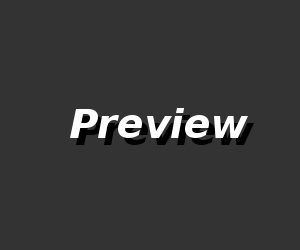
#> input picture packages/app/maya_layout/maya-2018/scripts/layout_inventory/img/preview.png, 300 x 250 px
$ python -i Database.py   (imports and definitions only)   (Python 2 division)   (older library calls are emulated)
#> lines starting #> are read from the running program, lines starting #| are printed output that depends on the picture
### packages/app/katana/6.0/scripts/dxTactic/dxConfig.py
# -*- coding: utf-8 -*-
import sys
import os
import platform

BACKSTAGE_PATH='/backstage'
if os.getenv('BACKSTAGE_PATH'):
    BACKSTAGE_PATH=os.getenv('BACKSTAGE_PATH')

dxConfigInfo = {'KOR':{'DB_IP'     : '10.0.0.12:27017',
                   #'DB_IP'     : '10.0.0.12:27017, 10.0.0.13:27017',
                   'TACTIC_IP' : '10.0.0.51',
                   'TRACTOR_KATANA_IP' : ['10.10.10.71', '10.0.0.35' ],
                   'TRACTOR_IP': '10.10.10.71',
                   'TRACTOR_CACHE_IP': '10.0.0.25',
                   'TRACTOR_REDSHIFT_IP': '10.0.0.25',
                   'TRACTOR_NUKE_IP': ['10.0.0.106', '10.0.0.35'],
                   'TRACTOR_PORT': 80,
                   'TRACTOR_API': {
                       'Linux': '{}/apps/Tractor/applications/linux/Tractor-2.2/lib/python2.7/site-packages'.format(BACKSTAGE_PATH),
                       'Windows': '{}/apps/Tractor/applications/win64/Tractor-2.2/lib/python2.7/Lib/site-packages'.format(BACKSTAGE_PATH),
                       'Darwin': '{}/apps/Tractor/applications/linux/Tractor-2.2/lib/python2.7/site-packages'.format(BACKSTAGE_PATH),
                       },
                   'ASSETLIB_PATH' : '/assetlib/reference'
                   },

            'CHN':{'DB_IP'     : '11.0.0.12:27017',
                   'TACTIC_IP' : '220.73.45.241',
                   'TRACTOR_KATANA_IP' : ['11.0.2.20'],
                   'TRACTOR_IP': '11.0.2.20',
                   'TRACTOR_CACHE_IP': '11.0.2.20',
                   'TRACTOR_REDSHIFT_IP': '11.0.2.20',
                   'TRACTOR_NUKE_IP': ['11.0.2.20'],
                   'TRACTOR_PORT': 80,
                   'TRACTOR_API': {
                            'Linux': '{}/apps/tractor/linux/Tractor-2.2/lib/python2.7/site-packages'.format(BACKSTAGE_PATH),
                            'Windows': '{}/apps/tractor/win64/Tractor-2.2/lib/python2.7/Lib/site-packages'.format(BACKSTAGE_PATH)
                        },
                   'ASSETLIB_PATH' : '/netapp/assetlib'
                   }
            }

def getHouse():
    try:
        house = os.environ['SITE']
        return house

    except KeyError:
        # IF NO ENV THEN GET IP ADDRESS TO CHECK SITE
        import socket

        s = socket.socket(socket.AF_INET, socket.SOCK_DGRAM)
        s.connect(("8.8.8.8", 80))  # GOOGLE PUBLIC DNS SERVER
        ip_addr = s.getsockname()[0]

        if ip_addr.startswith('10.'):
            house = 'KOR'
        elif ip_addr.startswith('11.'):
            house = 'CHN'
        else:
            try:
                # HARD CODED PING TO KOR DATABASE LOCAL IP ADDRESS TO CHECK SITE
                if sys.platform == 'darwin':
                    cmd = 'ping -c 1 -t 1 10.0.0.12'
                else:
                    cmd = 'timeout 0.1 ping -c 1 10.0.0.12'
                res = os.system(cmd)

                if res == 0:
                    house = 'KOR'
                else:
                    house= 'CHN'
            except:
                house=None

        return house

def getConf(key):
    house = getHouse()
    if key in dxConfigInfo[house]:
        val = dxConfigInfo[house][key]
        if type(val).__name__ == 'dict':
            if platform.system() in val:
                return val[platform.system()]
            else:
                return val
        else:
            return val
    else:
        print("no key")

def getKeyList():
    house = getHouse()
    return dxConfigInfo[house].keys()

### packages/ext/assetbrowser/scripts/core/Database.py
#coding:utf-8
__author__ = "daeseok.chae @ Dexter Studio"
__date__ = "2019.11.14"
__comment__ = '''
    DB Setup
'''

# base module
import getpass
import datetime
import sys
import os

# sys.path.append("/backstage/libs/python_lib")

# using Mongo DB
from pymongo import MongoClient
import dxConfig
# [1 line that did not run here, left out]
# [1 line that did not run here, left out]
# [1 line that did not run here, left out]

'''
* Requires
    - Category
        1. Add Category(categoryName)
        2. Add SubCategory(parentCategory, subCategory)
        3. Get CategoryList(categoryName, subCategory='')
    - Item
        1. Add Item(filepath)
        2. Move Category(moveCategory, objId)
        3. Get Items(category)
        4. Set Tags(tagList)
        5. Set Comment(commentMsg)
        6. Add Reply(replyMsg)
    - Search
        1. Find Tag
        2. Find Name
'''

def AddCategory(categoryName):
    if not gDB.category.find_one({'category':categoryName}):
        gDB.category.insert_one({'category':categoryName})

# [255 lines left out: functions AddSubCategory, AddchildCategory, EditCategory, EditSubCategory, EditChildCategory, DeleteSubCategory and 12 more, not called in this run]


def AddSCItem(filePath):
    if os.path.isfile(filePath):
        from PIL import Image, ImageChops, ImageOps
        sourceName = os.path.basename(filePath).split('.')[0]
        dirPath = os.path.dirname(filePath)
        thumbCacheDir = '/dexter/Cache_DATA/ASSET/trash/thumbnailCache'
        if not os.path.exists(thumbCacheDir):
            os.makedirs(thumbCacheDir)
        thumbCacheFile = '%s/%s' % (thumbCacheDir, sourceName + '_preview.png')
        size = (320, 240)
        image = Image.open(filePath)
#> image is the input picture: PIL image 300x250 RGBA; mean R, G, B, A 56, 56, 56, 255
        image.thumbnail(size, Image.ANTIALIAS)
#> image: PIL image 288x240 RGBA
        image_size = image.size
#> image_size = (288, 240)
        alpha = image.convert('RGBA')
        thumb = alpha.crop((0, 0, size[0], size[1]))
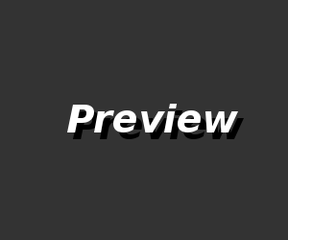
#> thumb: PIL image 320x240 RGBA; mean R, G, B, A 50.4, 50.4, 50.4, 229.5; transparent parts drawn white
        offset_x = max((size[0] - image_size[0]) / 2, 0)
#> offset_x = 16
        offset_y = max((size[1] - image_size[1]) / 2, 0)
#> offset_y = 0
        thumb = ImageChops.offset(thumb, offset_x, offset_y)
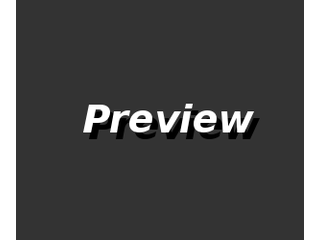
#> thumb: PIL image 320x240 RGBA; mean R, G, B, A 50.4, 50.4, 50.4, 229.5; transparent parts drawn white
#> (the run stopped early here; a loop or call above may not have finished)
